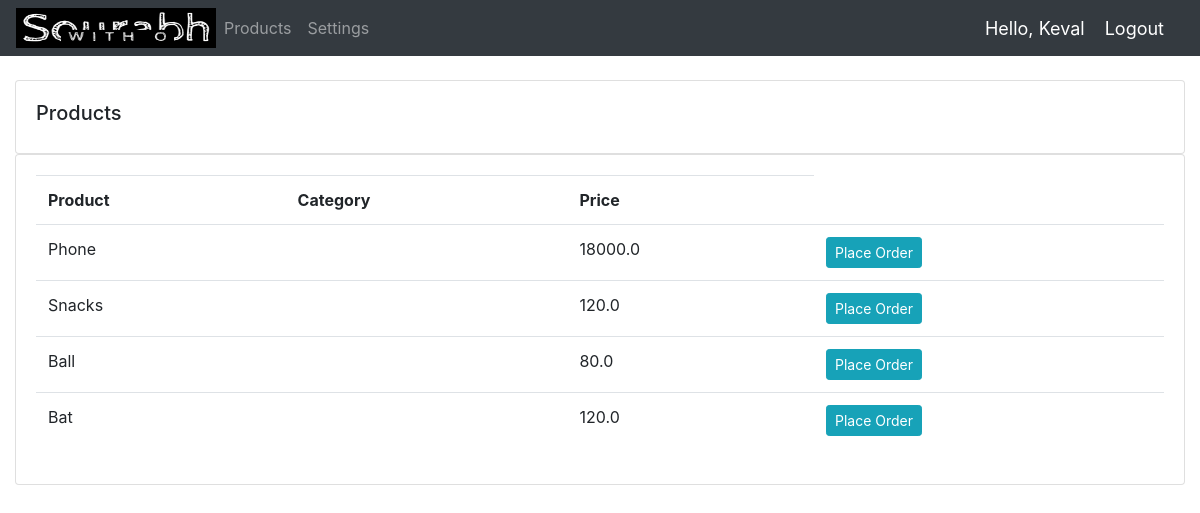
/products/ (signed in), run on the app's committed database.
### accounts/models.py (models this page shows, shortened)
class Product(models.Model):
    name=models.CharField(max_length=200,null=True)
    price=models.FloatField(null=True)
    description=models.CharField(max_length=200,null=True,blank=True)
    date_added=models.DateTimeField(auto_now_add=True,null=True)

### accounts/views.py (the view)
# urls.py: path('products/',views.products,name="products"),
@login_required(login_url='login')
def products(request):
	products = Product.objects.all()
	return render(request, 'accounts/products.html', {'products':products})

### accounts/templates/accounts/products.html (shortened to what this page needs)
{%  extends 'accounts/main.html' %}
{% block content %}
		<br>
		<div class="row">
			<div class="col-md">
				<div class="card card-body">
					<h5>Products</h5>
				</div>
				<div class="card card-body">
					<table class="table">
						<tr>
							<th>Product</th>
							<th>Category</th>
							<th>Price</th>
						</tr>
						{% for i in products %}
							<tr>
								<td>{{i.name}}</td>
								<td>{{i.category}}</td>
								<td>{{i.price}}</td>
								{% if request.user.is_staff %}
 								{% else %}
								<td><a class="btn btn-primary  btn-sm btn-info" href="{% url 'place_order' pk=i.name %}">Place Order</a></td>
								{% endif %}
							</tr>
						{% endfor %}
					</table>
				</div>
			</div>
		</div>
{% endblock content %}

### accounts/templates/accounts/navbar.html (shortened to what this page needs)
{%load static%}
<nav class="navbar navbar-expand-lg navbar-dark bg-dark">
    <a href="{% url 'home'%}"><img src="{% static '/images/logo.png'%}" width="200" height="40"/>
    <div class="collapse navbar-collapse" id="navbarNav">
      <ul class="navbar-nav">
        {% if request.user.is_staff %}
        <li class="nav-item active">
          <a class="nav-link" href="{% url 'home'%}">DashBoard<span class="sr-only">(current)</span></a>
        </li>
        <li class="nav-item">
          <a class="nav-link" href="{% url 'products'%}">Products</a>
        </li>
        {% else %}
        <li class="nav-item">
          <a class="nav-link" href="{% url 'products'%}">Products</a>
        </li>
        <li class="nav-item">
          <a class="nav-link" href="{% url 'account' %}">Settings</a>
        </li>
        {% endif %}
      </ul>
    </div>
    <span class="hello-msg">Hello, {{request.user}}</span>
  <span ><a  class="hello-msg" href="{% url 'logout' %}">Logout</a></span>
  </nav>

### accounts/templates/accounts/navbar.html (style rules this page uses)
.hello-msg { font-size: 18px; color: #fff; margin-right: 20px; }

### data on the page
Product: name "Phone", price "18000.0"
Product: name "Snacks", price "120.0"
Product: name "Ball", price "80.0"
Product: name "Bat", price "120.0"

### other printed values
{{ request.user }} "Keval"
